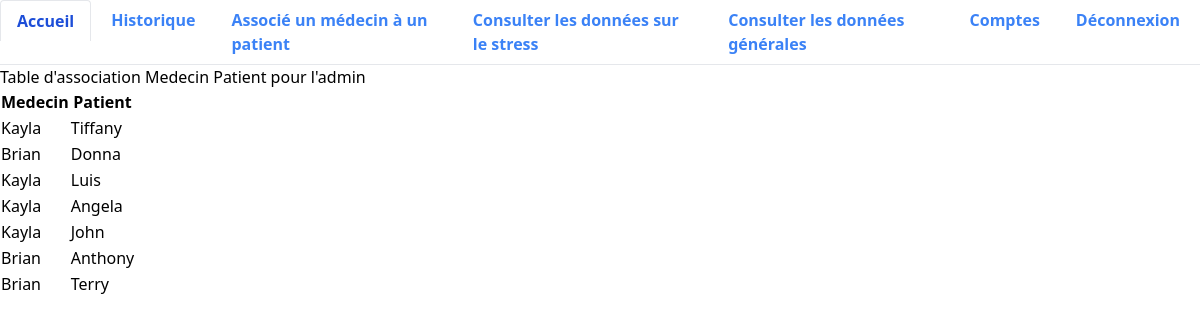
Page /historique (signed in) on the committed database.
### app/authentification/models.py (models this page shows)
class MedecinPatient(models.Model):
    idPatient = models.ForeignKey(Utilisateur,
                                  null=True,
                                  on_delete=models.CASCADE,
                                  related_name='patientMedecin',
                                  unique=True)
    idMedecin = models.ForeignKey(Utilisateur,
                                  null=True,
                                  on_delete=models.CASCADE,
                                  related_name='medecinPatient')

class Utilisateur(AbstractUser):
    period_general_from = models.IntegerField(null=True, blank=True, default=1)
    period_stress_from = models.IntegerField(null=True, blank=True, default=5)
    ROLE_CHOICES = (
          ('doctor', 'Doctor'),
          ('patient', 'Patient'),
      )
    role = models.CharField(choices=ROLE_CHOICES,
                            blank=True,
                            null=True,
                            max_length=10)

### app/doctolib/views.py (the view)
# urls.py: path('historique', historique, name='historique'),
@login_required
def historique(request):
    username = request.user.username
    print(username)
    table_association_medecin_patient = MedecinPatient.objects.all()
    if request.user.is_superuser:
        return render(request, 'historique.html',
                    {"table_association_medecin_patient": table_association_medecin_patient})
    idx = Utilisateur.objects.filter(username=username)[0]
    table_patients = [v.idPatient.username for v in MedecinPatient.objects.filter(idMedecin=idx)]
    print(table_patients)
    return render(request, 'historique.html',
                  {'table_patients': table_patients})

### app/doctolib/templates/historique.html (shortened to what this page needs)
{% extends "base.html" %}
{% block content %}
{% if user.is_superuser %}
<h2>Table d'association Medecin Patient pour l'admin</h2>
<table>
    <tr>
        <th>
            Medecin
        </th>
        <th>
            Patient
        </th>
    </tr>
    {% for ligne in table_association_medecin_patient %}
    <tr>
        <td>{{ ligne.idMedecin }}</td>
        <td>{{ ligne.idPatient }}</td>
    </tr>
    {% endfor %}
</table>
{% endif %}
{% endblock content %}

### app/doctolib/templates/base.html (shortened to what this page needs)
{% load static %}
{% load static tailwind_tags %}
<!DOCTYPE html>
<html lang="fr">
    <head>
        {% tailwind_css %}
    </head>
    <body>
        {% include 'menu.html' %}
        {% block content %}
        {% endblock %}
    </body>
</html>

### app/doctolib/templates/menu.html (shortened to what this page needs)
<nav>
    <ul class="flex border-b">
        <li class="-mb-px mr-1">
            <a class="bg-white inline-block border-l border-t border-r rounded-t py-2 px-4 text-blue-700 font-semibold" href="{% url 'home' %}">Accueil</a>
        </li>
        {% if user.role != 'patient' %}
            <li class="mr-1"><a class="bg-white inline-block py-2 px-4 text-blue-500 hover:text-blue-800 font-semibold" href="{% url 'historique' %}">Historique</a></li>
            {% endif %}
        {% if user.is_superuser %}
        <li class="mr-1"><a class="bg-white inline-block py-2 px-4 text-blue-500 hover:text-blue-800 font-semibold" href="{% url 'attribution' %}">Associé un médecin à un patient</a></li>
        {% endif %}
        <li class="mr-1"><a class="bg-white inline-block py-2 px-4 text-blue-500 hover:text-blue-800 font-semibold" href="{% url 'consult_stress' %}">Consulter les données sur le stress</a></li>
        <li class="mr-1"><a class="bg-white inline-block py-2 px-4 text-blue-500 hover:text-blue-800 font-semibold" href="{% url 'consult_general' %}">Consulter les données générales</a></li>
        <li class="mr-1"><a class="bg-white inline-block py-2 px-4 text-blue-500 hover:text-blue-800 font-semibold" href="{% url 'comptes' %}">Comptes</a></li>
        <li class="mr-1"><a class="bg-white inline-block py-2 px-4 text-blue-500 hover:text-blue-800 font-semibold" href="{% url 'deconnect' %}">Déconnexion</a></li>
    </ul>
</nav>

### rows in the picture
MedecinPatient: idMedecin "Kayla", idPatient "Tiffany"
MedecinPatient: idMedecin "Brian", idPatient "Donna"
MedecinPatient: idMedecin "Kayla", idPatient "Luis"
MedecinPatient: idMedecin "Kayla", idPatient "Angela"
MedecinPatient: idMedecin "Kayla", idPatient "John"
MedecinPatient: idMedecin "Brian", idPatient "Anthony"
MedecinPatient: idMedecin "Brian", idPatient "Terry"
